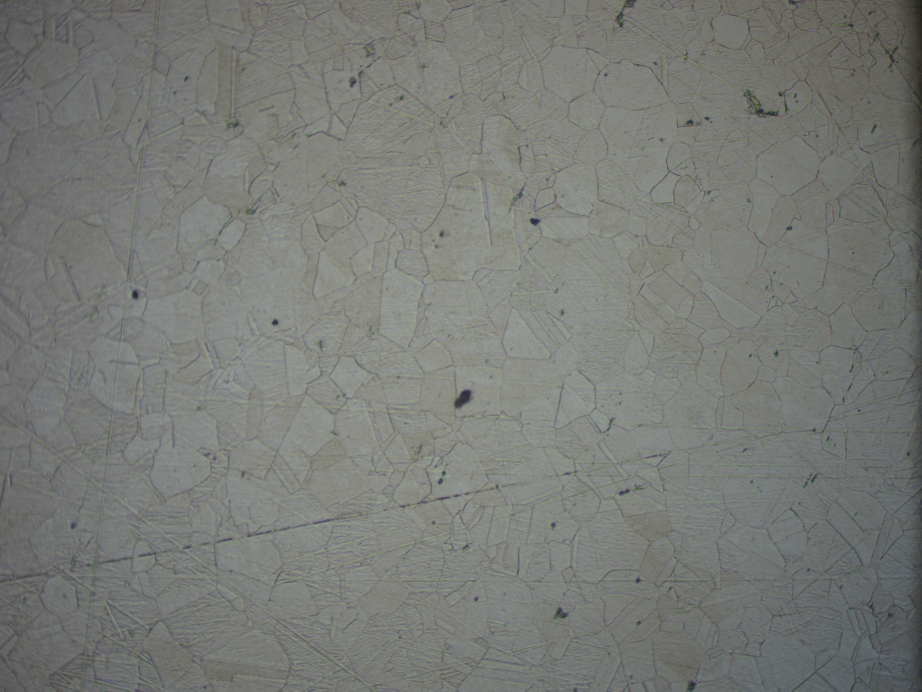
#> input picture images/100X_acero.jpg, 4608 x 3456 px (shown at 1/5 size)
$ python -i preprocessing.py   (imports and definitions only)
#> lines starting #> are read from the running program, lines starting #| are printed output that depends on the picture; after the words box and inside, x2 and y2 are one past the last pixel; in counts of white or black regions, pixels touching at a corner belong together
import cv2
import numpy as np

def create_dummy_image(img_path):
    dummy = np.zeros((200, 200), dtype=np.uint8)
    cv2.circle(dummy, (100, 100), 50, 255, -1)
    cv2.imwrite(img_path, dummy)
    print(f"Imagen dummy creada en {img_path}")

def read_image(img_path):
    img = cv2.imread(img_path, 0)
    if img is None:
        print(f"Error: No se pudo cargar la imagen en {img_path}. Verifica la ruta.")
        exit()
    return img

def preprocess_image(img):
    ret, thresh = cv2.threshold(img, 100, 255, cv2.THRESH_BINARY + cv2.THRESH_OTSU)
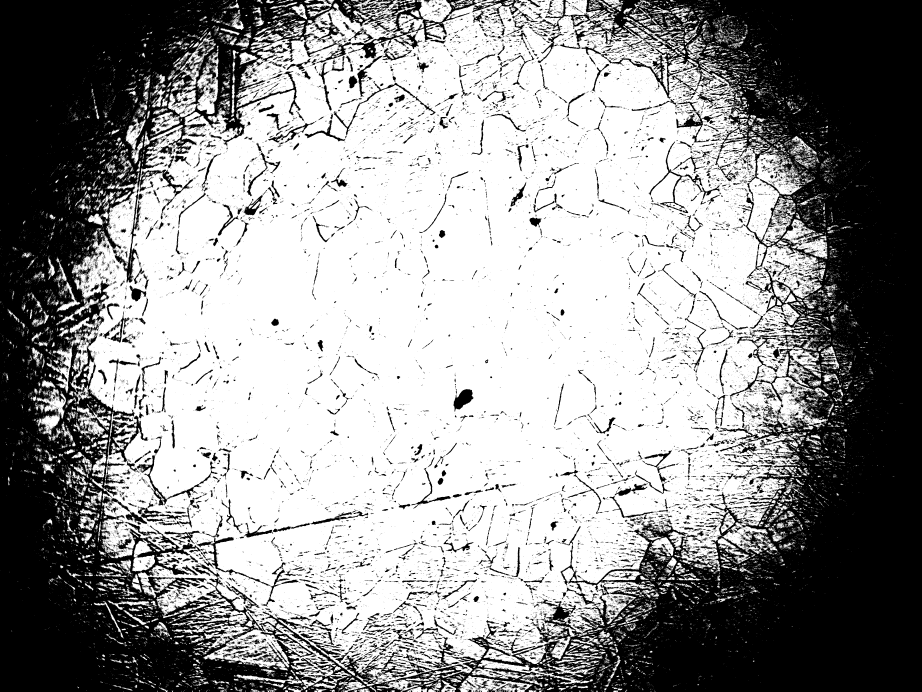
#> thresh: shape (3456, 4608) (shown at 1/5 size); 58.8% white; 37837 black regions (34190 under 20 px), largest, box (x1, y1, x2, y2) and area: (0, 0, 4608, 3456) 5762229, (1582, 0, 2385, 316) 21790, (1931, 0, 2119, 164) 10003
#> ret = 119
    kernel = np.ones((3, 3), np.uint8)
    eroded = cv2.erode(thresh, kernel, iterations=1)
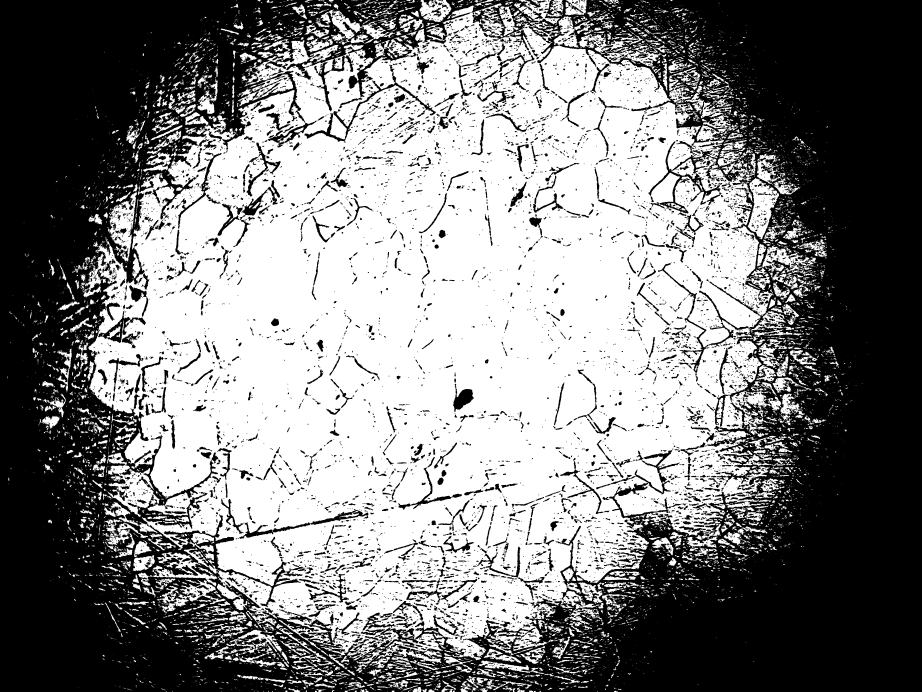
#> eroded: shape (3456, 4608) (shown at 1/5 size); 50.9% white; 8337 black regions (4225 under 20 px), largest, box (x1, y1, x2, y2) and area: (0, 0, 4608, 3456) 7007040, (1522, 402, 2179, 713) 13181, (3242, 707, 3602, 1067) 12192
    dilated = cv2.dilate(eroded, kernel, iterations=1)
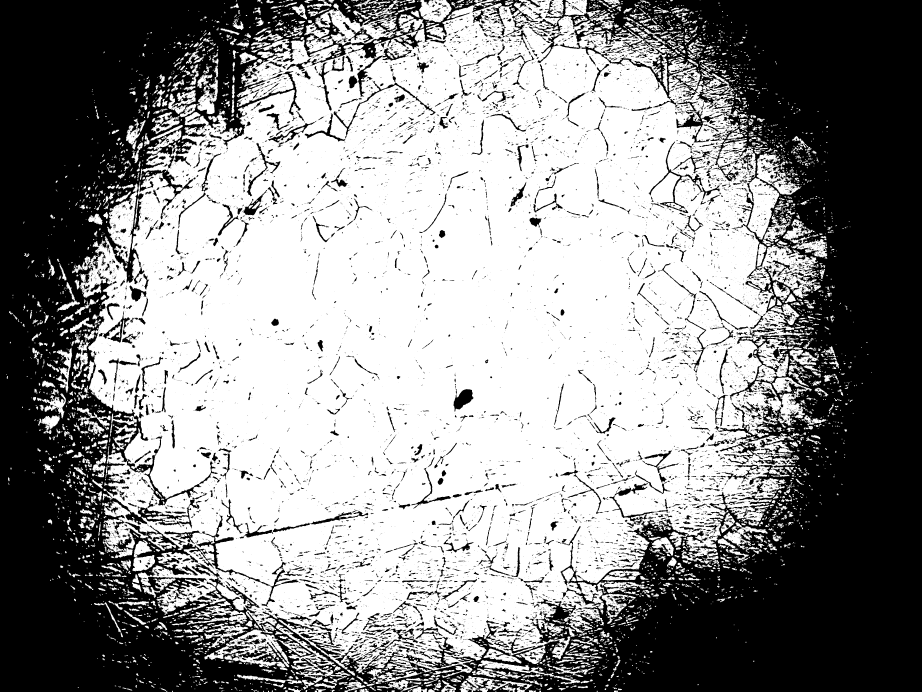
#> dilated: shape (3456, 4608) (shown at 1/5 size); 56.3% white; 14895 black regions (12087 under 20 px), largest, box (x1, y1, x2, y2) and area: (0, 0, 4608, 3456) 6377451, (982, 2573, 1502, 3035) 13240, (3243, 708, 3601, 1066) 8655
    return dilated == 255

>>> import cv2
>>> picture = cv2.imread('images/100X_acero.jpg', cv2.IMREAD_GRAYSCALE)
>>> result = preprocess_image(picture)
